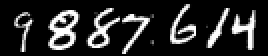
#> input picture examples/train/7/60.png, 134 x 28 px, given as the content of the folder ti-digit-dataset/output_comma_2/train/combined_4_to_8_random, which was not available (shown 2 times larger)
$ python make_real_image.py
#> lines starting #> are read from the running program, lines starting #| are printed output that depends on the picture; after the words box and inside, x2 and y2 are one past the last pixel; in counts of white or black regions, pixels touching at a corner belong together; pictures that were not available may be replaced by others from this repository, and a replacement may not be noted
import os
import cv2
import numpy as np
import pandas as pd
import matplotlib.pyplot as plt
import glob
from tqdm import tqdm
import random

random.seed(1)


def modify_image_old(image_path):
#> called with image_path = '_only/60.png'
    original_img = cv2.imread(image_path, 0)
#> original_img is the input picture: shape (28, 134); min 0, max 255, mean 41.4
    img = original_img.copy()
    for i in range(0, original_img.shape[0]):
        for j in range(0, original_img.shape[1]):
            if original_img[i][j] == 255:
                img[i][j] = random.randrange(190,210)
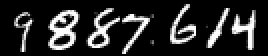
#> img: shape (28, 134) (shown 2 times larger); 0.16% of pixels changed, all inside (x1, y1, x2, y2) = (35, 4, 118, 23)
    blurImg = cv2.blur(img,(3,3))
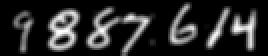
#> blurImg: shape (28, 134) (shown 2 times larger); min 0, max 254, mean 41.3
    return blurImg


# base_path      = "/Users/aashishkumar/Documents/Projects/forked_repos/multi-mnist/output_comma_2/test/"
# new_img_folder = "/Users/aashishkumar/Documents/Projects/forked_repos/multi-mnist/output_comma_2/test/"

base_path      = "/home/aashish/multi-digit-dataset/output_comma_2/train/"
new_img_folder = "/home/aashish/multi-digit-dataset/output_comma_2/train/"

old_folder = ['combined_4_to_8_random']
new_folder = ['combined_4_to_8_random_real']
for digit, digit_new in zip(old_folder,new_folder):
    print(digit)
    image_path_list = glob.glob(base_path + digit + "/*.png")
    print('total images: ', len(image_path_list))
    if not os.path.isdir(new_img_folder + digit_new):
        os.mkdir(new_img_folder + digit_new)
    for i in tqdm(range(len(image_path_list))):
        image_path = image_path_list[i]
        img = modify_image_old(image_path)
        img_name = image_path.split("/")[-1]
        new_img_path = new_img_folder + digit_new + "/" + img_name
        cv2.imwrite(new_img_path, img)


print("Done")

$ run again, on examples/train/8/71.png
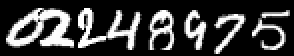
#> input picture examples/train/8/71.png, 147 x 28 px, given as the content of the folder ti-digit-dataset/output_comma_2/train/combined_4_to_8_random, which was not available (shown 2 times larger)
#> in modify_image_old, original_img is the input picture: shape (28, 147); min 0, max 255, mean 60.4
#> after the loop in modify_image_old, `for i in range(0, original_img.shape[0]):`:
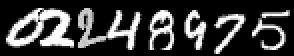
#> img: shape (28, 147) (shown 2 times larger); 2.5% of pixels changed, all inside (x1, y1, x2, y2) = (7, 4, 141, 24)
#> in modify_image_old, `blurImg = cv2.blur(img,(3,3))`:
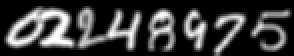
#> blurImg: shape (28, 147) (shown 2 times larger); min 0, max 254, mean 59

$ run again, on examples/train/8/72.png
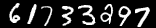
#> input picture examples/train/8/72.png, 156 x 28 px, given as the content of the folder ti-digit-dataset/output_comma_2/train/combined_4_to_8_random, which was not available
#> in modify_image_old, original_img is the input picture: shape (28, 156); min 0, max 255, mean 42
#> after the loop in modify_image_old, `for i in range(0, original_img.shape[0]):`:
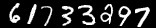
#> img: shape (28, 156); 0.25% of pixels changed, all inside (x1, y1, x2, y2) = (10, 4, 120, 24)
#> in modify_image_old, `blurImg = cv2.blur(img,(3,3))`:
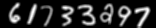
#> blurImg: shape (28, 156); min 0, max 254, mean 41.9

$ run again, on examples/train/9/80.png
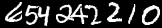
#> input picture examples/train/9/80.png, 162 x 28 px, given as the content of the folder ti-digit-dataset/output_comma_2/train/combined_4_to_8_random, which was not available
#> in modify_image_old, original_img is the input picture: shape (28, 162); min 0, max 255, mean 52.6
#> in modify_image_old, `blurImg = cv2.blur(img,(3,3))`:
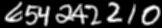
#> blurImg: shape (28, 162); min 0, max 252, mean 52.5
